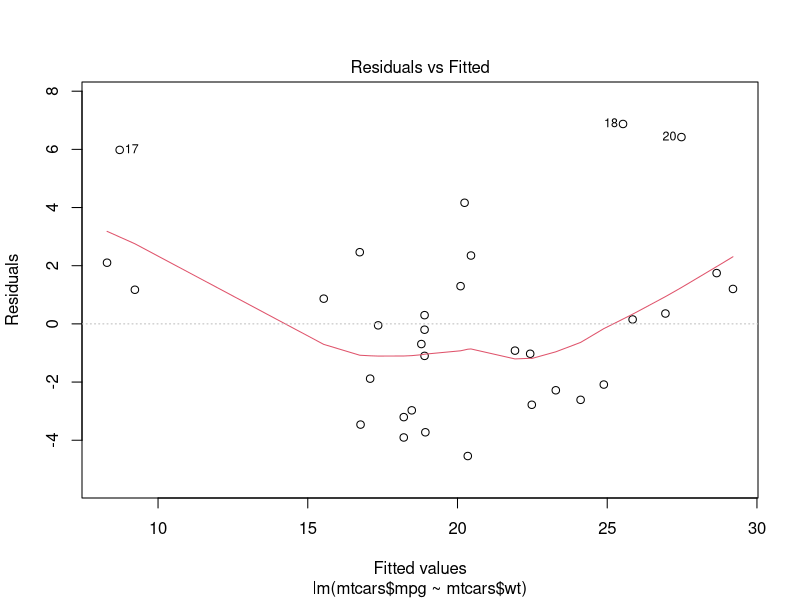
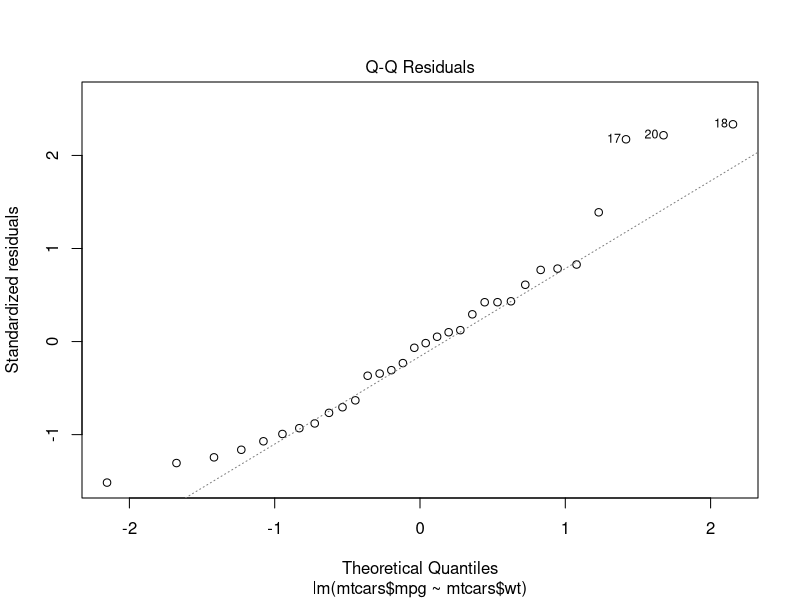
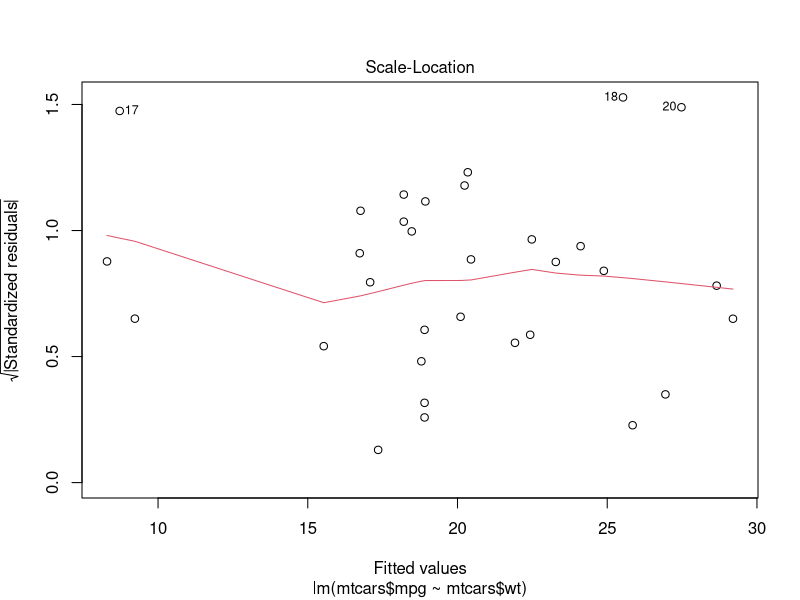
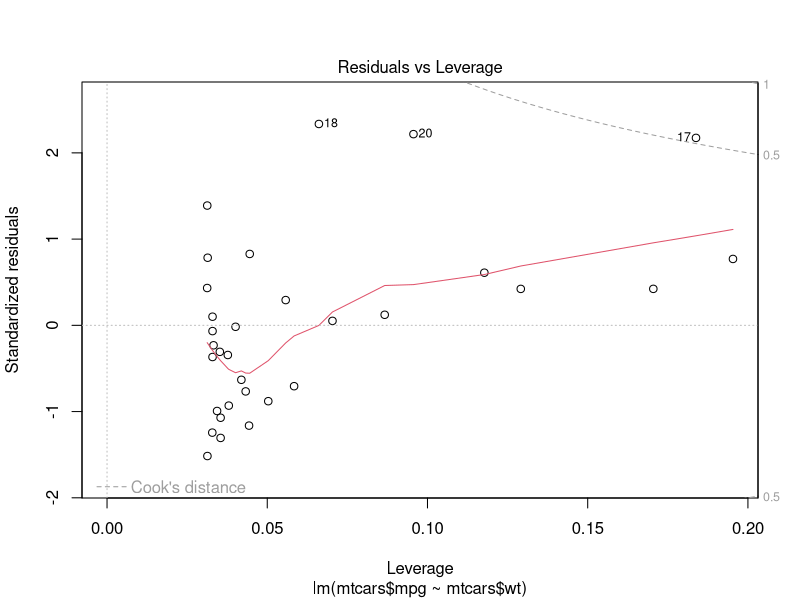
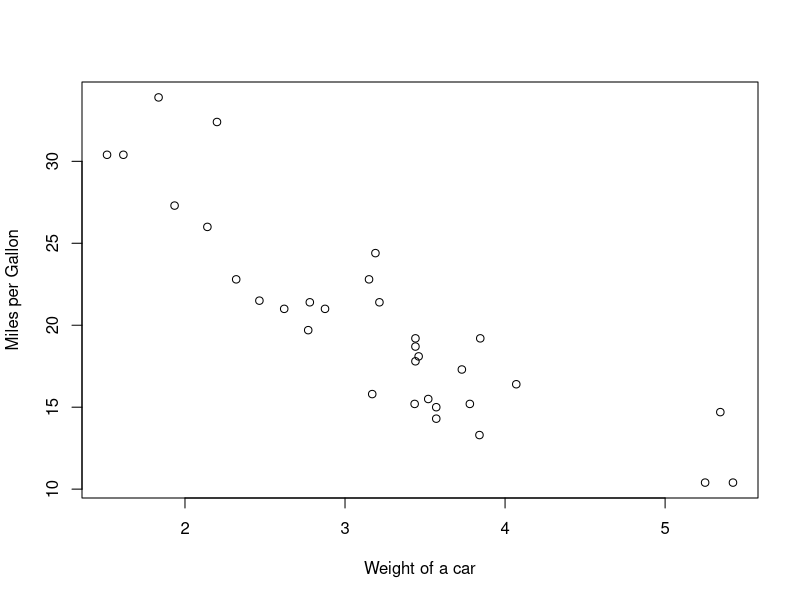
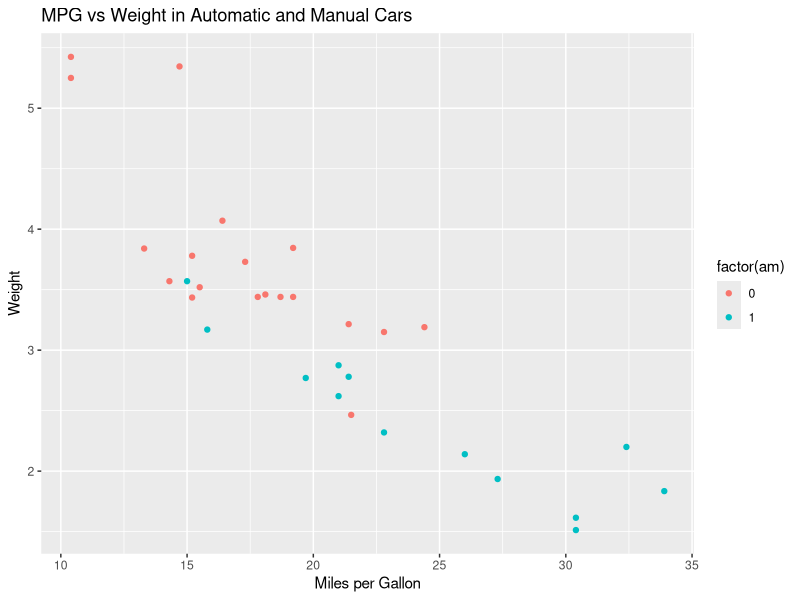
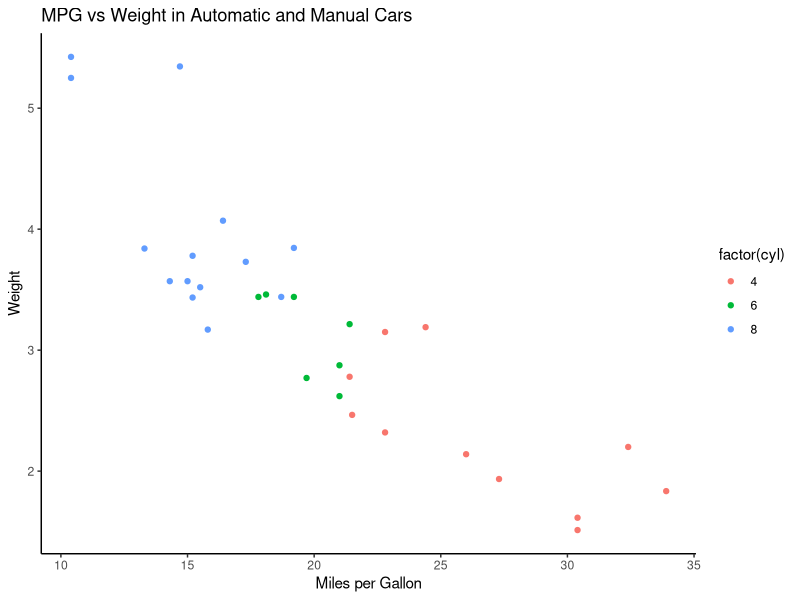

The R script that drew these images, in order:
# EXERCISE 1
# Linear Regression Exercise: 
# Perform a linear regression analysis using MPG as the dependent variable
# and weight (wt) as the independent variable. 
# Provide an interpretation of the coefficients

library(ggplot2)

fn <- lm(mtcars$mpg ~ mtcars$wt)
plot(lm(mtcars$mpg ~ mtcars$wt))

plot(mtcars$mpg ~ mtcars$wt,
     xlab = "Weight of a car",
     ylab = "Miles per Gallon")

# The lighter the car, the more miles it will do with one gallon of fuel

############################################

# EXERCISE 2
# Use ggplot2 to create a visualization that combines multiple variables 
# (e.g., MPG, cylinder count, and weight) in a creative way.

head(mtcars)

gg <- ggplot(mtcars, aes(x = mpg, y = wt, z = am, color = factor(am)))
gg + geom_point() + labs(
    title = "MPG vs Weight in Automatic and Manual Cars",
    x = "Miles per Gallon",
    y = "Weight",
    z = "Cylinders"
    )

############################################

# EXERCISE 3
# create a ggplot that includes the following elements:
# A scatter plot of MPG versus weight (wt), similar to what's already in the 
# script, but this time facet the plot by the number of gears (gear).
# Customize the plot using a different ggplot2 theme and adjust the color 
# scale to represent the number of cylinders (cyl).
# Add a smooth line (regression line or LOESS) to each facet 
# to illustrate the trend.

gg3 <- ggplot(mtcars, aes(x = mpg, y = wt, color = factor(cyl)))
gg3 + geom_point() + labs(
    title = "MPG vs Weight in Automatic and Manual Cars",
    x = "Miles per Gallon",
    y = "Weight",
    z = "Cylinders"
) + theme_classic()


############################################

# EXERCISE 4 (DO IT!)
# Perform a t-test to compare the MPG of 4-cylinder cars versus 6-cylinder cars. 
# Before conducting the t-test visualize the distribution of MPG  for both groups 
# using box plots or violin plots.
# Provide an interpretation of the results of the t-test in the context of the visualizations.